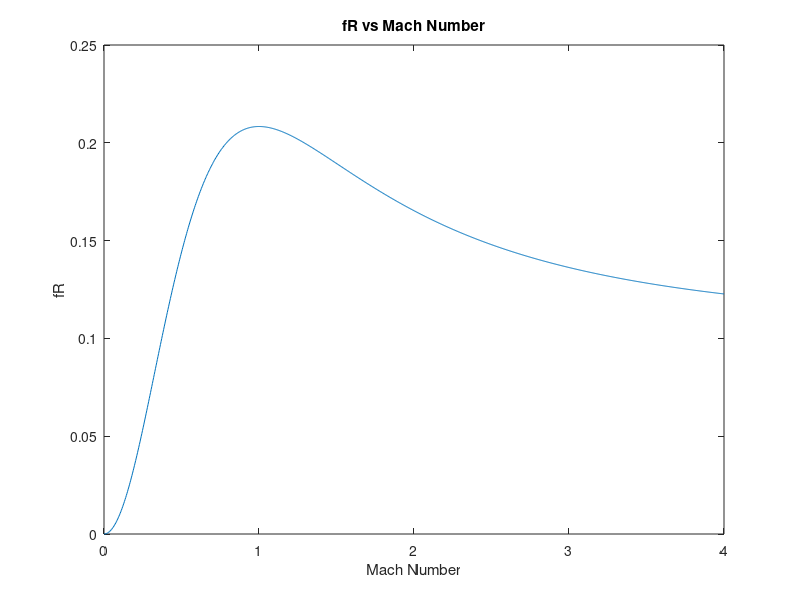

The MATLAB script that drew this image:
% Logan Prust - Aer E 311 - Homework 4 - Problem 1

clear;

% generates Mach numbers for plot
gamma=1.4;
M=linspace(0,4,1000);
% generates fR values for plot
for i=1:1000
    fR(i)=(1+(gamma-1)/2*M(i)^2)/(1+gamma*M(i)^2)^2*M(i)^2;
end
% creates plot
plot(M,fR)
xlabel('Mach Number');
ylabel('fR');
title('fR vs Mach Number');

clear;

% gets desired upstream Mach number
M1=input('M1 = ');
% sets some parameters for the problem
T1=1000;
h=4.4e7;
gamma=1.4;
R=287;
Cp=gamma*R/(gamma-1);
mfdot=8;
mdot=800;
% calculates relevant values
f=mfdot/mdot;
Tt1=T1*(1+(gamma-1)/2*M1^2);
Ttratio=1+f*h/Cp/Tt1;
fR=(1+(gamma-1)/2*M1^2)/(1+gamma*M1^2)^2*M1^2;
f2=Ttratio*fR;
% finds downstream Mach number for either subsonic or supersonic condition
if M1<1
    M2=sqrt((1-2*gamma*f2-sqrt((2*gamma*f2-1)^2-4*f2*(f2*gamma^2-(gamma-1)/2)))/(2*f2*gamma^2+1-gamma));
else
    M2=sqrt((1-2*gamma*f2+sqrt((2*gamma*f2-1)^2-4*f2*(f2*gamma^2-(gamma-1)/2)))/(2*f2*gamma^2+1-gamma));
end
Ptratio=((1+(gamma-1)/2*M2^2)/(1+(gamma-1)/2*M1^2))^(gamma/(gamma-1))*(1+gamma*M1^2)/(1+gamma*M2^2);
% prints out desired output values
fprintf('%20s %.15f %s \n','M2 =',M2,'');
fprintf('%20s %.15f %s \n','Pt2/Pt1 =',Ptratio,'');
